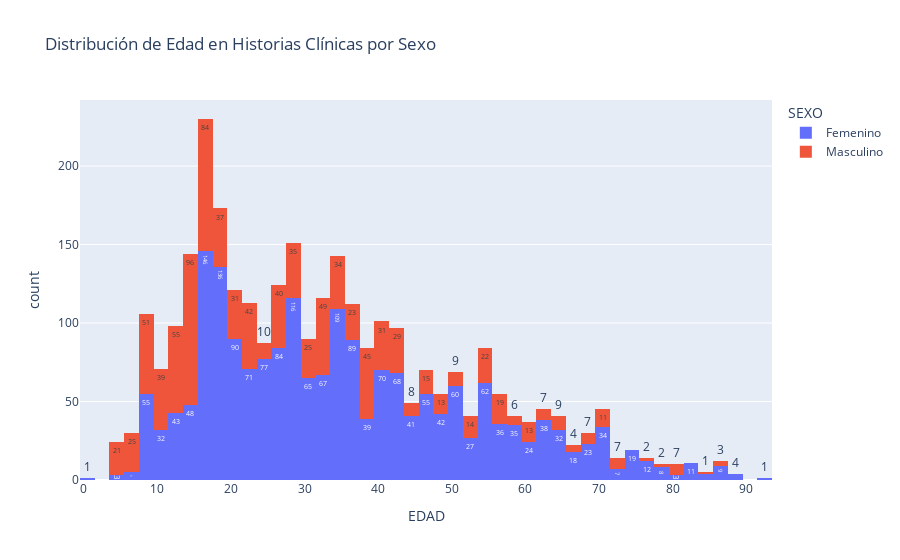

Notebook cell for this chart:
### Code cell
#Distribución de HC por edad y sexo
px.histogram(historias_clinicas, 
             x="EDAD", 
             title="Distribución de Edad en Historias Clínicas por Sexo", 
             color="SEXO",
             text_auto=True)

### Figure 1 — Plotly figure (JSON) as saved in the notebook; plotly's stock layout.template omitted (floating-point values rounded to 4 significant figures; data arrays with more than 128 entries replaced by an {"elided": "..."} marker saying what was removed)
{"data": [{"alignmentgroup": "True", "bingroup": "x", "hovertemplate": "SEXO=Femenino<br>EDAD=%{x}<br>count=%{y}<extra></extra>", "legendgroup": "Femenino", "marker": {"color": "#636efa", "pattern": {"shape": ""}}, "name": "Femenino", "offsetgroup": "Femenino", "orientation": "v", "showlegend": true, "texttemplate": "%{value}", "type": "histogram", "x": {"elided": "2019 int values"}, "xaxis": "x", "yaxis": "y"}, {"alignmentgroup": "True", "bingroup": "x", "hovertemplate": "SEXO=Masculino<br>EDAD=%{x}<br>count=%{y}<extra></extra>", "legendgroup": "Masculino", "marker": {"color": "#EF553B", "pattern": {"shape": ""}}, "name": "Masculino", "offsetgroup": "Masculino", "orientation": "v", "showlegend": true, "texttemplate": "%{value}", "type": "histogram", "x": {"elided": "981 int values"}, "xaxis": "x", "yaxis": "y"}], "layout": {"barmode": "relative", "legend": {"title": {"text": "SEXO"}, "tracegroupgap": 0}, "title": {"text": "Distribución de Edad en Historias Clínicas por Sexo"}, "xaxis": {"anchor": "y", "domain": [0, 1], "title": {"text": "EDAD"}}, "yaxis": {"anchor": "x", "domain": [0, 1], "title": {"text": "count"}}}}
